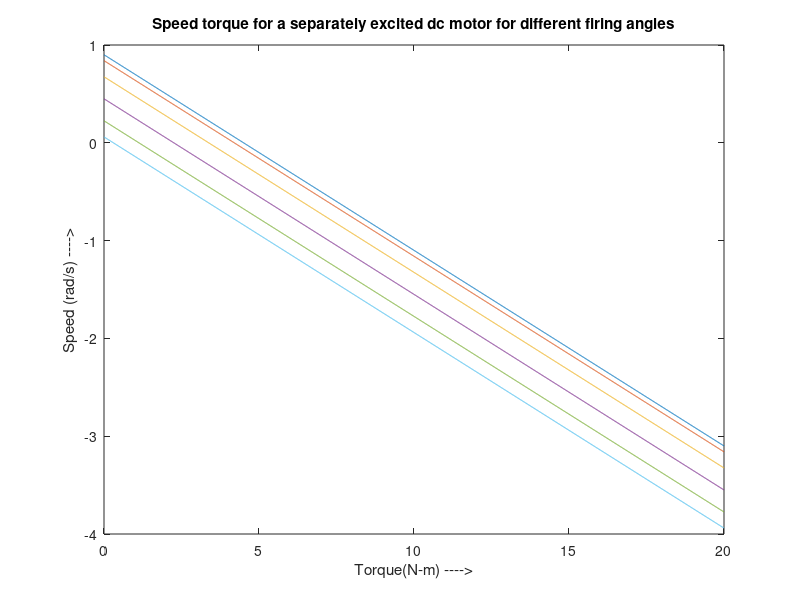

This figure's MATLAB source:
% Sambhav R Jain (107108103)
clc;
clear all;
close all;

V = input('Enter the rms voltage: ');
k_phi = input('Enter the field constant: ');
Ra = input('Enter the armature resistance: ');

td = 0:0.01:20;
Vm = sqrt(2)*V;

for a=0:30:150
    Va = Vm/pi*(1+cosd(a));
    w = Va/k_phi - td*Ra/k_phi^2;
    plot(td,w);
    xlabel('Torque(N-m) ---->'); ylabel('Speed (rad/s) ---->'); title('Speed torque for a separately excited dc motor for different firing angles');

    % legend(sprintf('alpha = %d',a));
    hold on
    grid
end